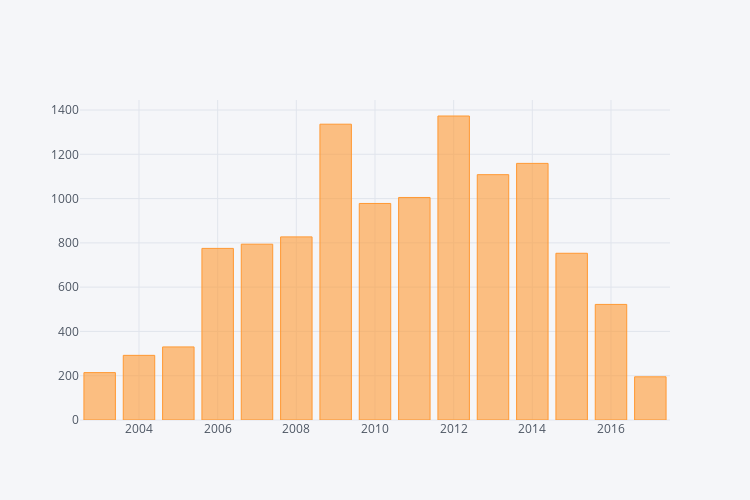

Here is the notebook cell this chart was saved with:
### Markdown cell above
## Number of Commits per Year by a specific Author

### Code cell
iplot(commits_per_author_year.loc['Eelco Dolstra'].iplot(asFigure=True, dimensions=(750, 500), kind="bar"))

### Figure 1 — Plotly figure (JSON) as saved in the notebook; plotly's stock layout.template omitted (floating-point values rounded to 4 significant figures)
{"data": [{"marker": {"color": "rgba(255, 153, 51, 0.6)", "line": {"color": "rgba(255, 153, 51, 1.0)", "width": 1}}, "name": "Eelco Dolstra", "orientation": "v", "text": "", "type": "bar", "x": [2003, 2004, 2005, 2006, 2007, 2008, 2009, 2010, 2011, 2012, 2013, 2014, 2015, 2016, 2017], "y": [214, 292, 330, 775, 794, 827, 1336, 978, 1005, 1373, 1108, 1159, 753, 522, 195]}], "layout": {"height": 500, "legend": {"bgcolor": "#F5F6F9", "font": {"color": "#4D5663"}}, "paper_bgcolor": "#F5F6F9", "plot_bgcolor": "#F5F6F9", "titlefont": {"color": "#4D5663"}, "width": 750, "xaxis1": {"gridcolor": "#E1E5ED", "showgrid": true, "tickfont": {"color": "#4D5663"}, "title": "", "titlefont": {"color": "#4D5663"}, "zerolinecolor": "#E1E5ED"}, "yaxis1": {"gridcolor": "#E1E5ED", "showgrid": true, "tickfont": {"color": "#4D5663"}, "title": "", "titlefont": {"color": "#4D5663"}, "zerolinecolor": "#E1E5ED"}}}
